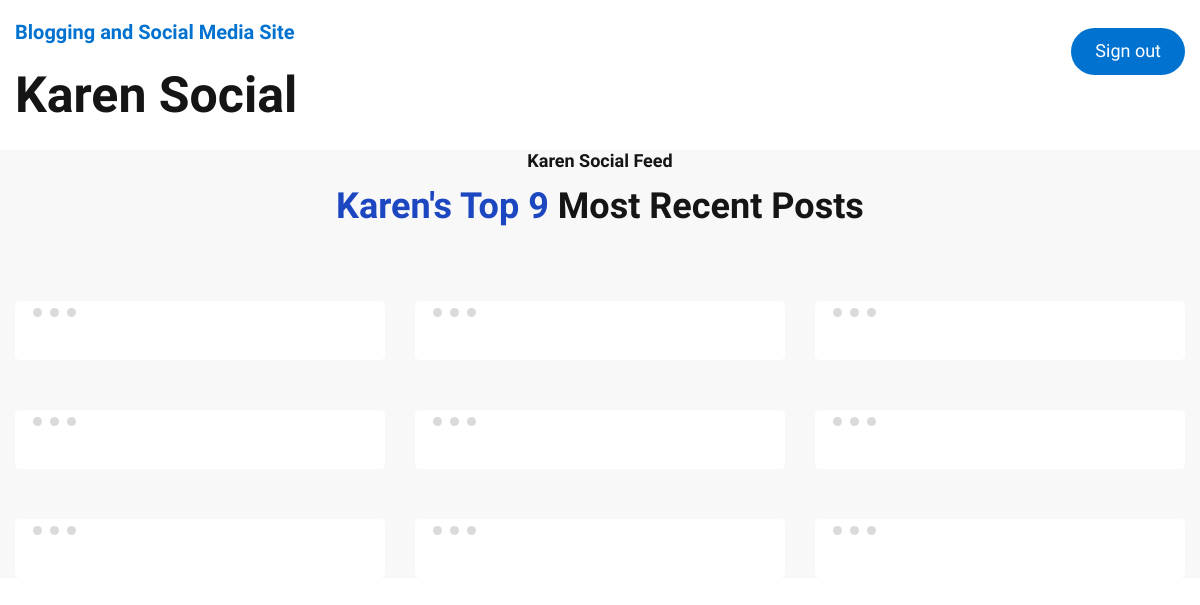
The app's page /entity/index.php, older data.
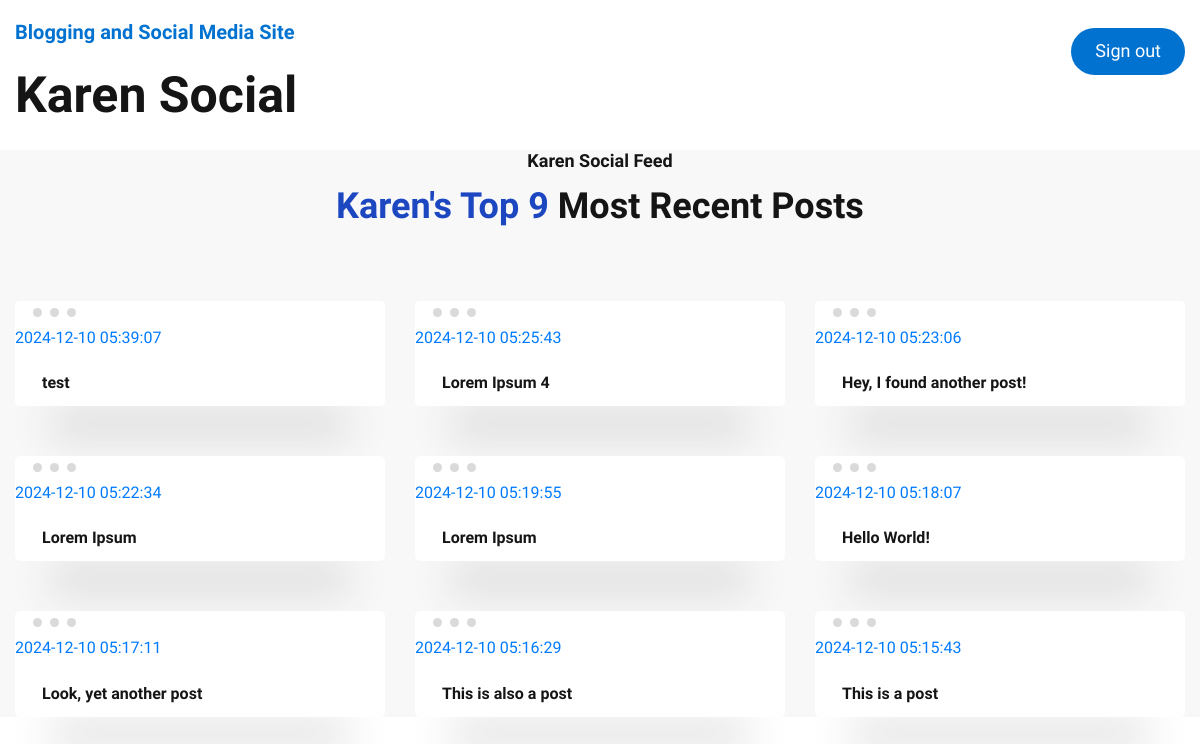
The same page, newer data.
### tables this page shows
CREATE TABLE `posts` (
  `postID` int(10) UNSIGNED NOT NULL,
  `userID` int(10) UNSIGNED NOT NULL,
  `title` varchar(150) NOT NULL,
  `contents` varchar(500) NOT NULL,
  `date_time` datetime NOT NULL
);

### entity/index.php (the view, shortened to what this page needs)
<?php
require_once("../db.php");
?>
<html class="no-js" lang="zxx">
<head>
    <link rel="stylesheet" href="assets/css/vendor/bootstrap.min.css">
    <link rel="stylesheet" href="assets/css/vendor/font-awesome.min.css">
    <link rel="stylesheet" href="assets/css/plugins/slick.min.css">
    <link rel="stylesheet" href="assets/css/plugins/animate.css">
    <link rel="stylesheet" href="assets/css/style.css">
</head>
<body>
    <header class="header-area">
        <div class="main-menu-wrapper sticky header-transparent">
            <div class="container custom-container">
                <div class="row align-items-center justify-content-between">
                    <div class="col-6">
                        <div class="buy-btn text-right">
                            <a href="../signOut.php" class="btn btn-all" >Sign out</a>
                        </div>
                    </div>
                </div>
            </div>
        </div>
    </header>
    <main>
        <section class="main-menu-wrapper section-padding pb-10">
                <div class="container custom-container">
                    <div class="row align-items-center justify-content-between">
                        <div class="col-6">
                            <div class="hero-slider-content">
                                <h4 class="slide-subtitle pb-3">Blogging and Social Media Site</h4>
                                <h2 class="slide-title">Karen Social</h2>
                            </div>
						</div>
                    </div>
                </div>
        </section>
        <section class="demo-section gray-bg section-padding">
            <div class="container">
                <div class="row">
                    <div class="col-12">
                        <div class="section-title section-space text-center">
                            <h5 class="sub-title pb-3">Karen Social Feed</h5>
                            <h2 class="h1 title"><span>Karen's Top 9</span> Most Recent Posts</h2>
                        </div>
                    </div>
                </div>
                <div class="row mtn-50">
					<?php
                    $stmt = $db->query("SELECT postID, date_time, title FROM posts ORDER BY postID DESC LIMIT 9");
                    $post = $stmt->fetchAll();
                    for ($i = 0; $i<9;$i++){
					?>
                    <div class="col-md-4">
                        <div class="demo-preview-item mt-50">
                            <a href ="detail.php?post_id=<?=$post[$i][0]?>">
                                <div class="demo-item">
                                    <div class="dots">
                                        <div class="dot"></div>
                                        <div class="dot"></div>
                                        <div class="dot"></div>
                                    </div>
                                    <div class="demo-item__thumb">
                                        <p><?=$post[$i][1]?></p>
                                    </div>
                                    <div class="demo-item__info">
                                        <h6><?=$post[$i][2]?></h6>
                                    </div>
                                </div>
                            </a>
                        </div>
                    </div>
					<?php
                     };
                     ?>
                </div>
            </div>
        </section>
    </main>
</body>
</html>

Row changes from the older to the newer data that the page shows:
added posts: date_time "2024-12-10 05:39:07", title "test"
added posts: date_time "2024-12-10 05:25:43", title "Lorem Ipsum 4"
added posts: date_time "2024-12-10 05:23:06", title "Hey, I found another post!"
added posts: date_time "2024-12-10 05:22:34", title "Lorem Ipsum"
added posts: date_time "2024-12-10 05:19:55", title "Lorem Ipsum"
added posts: date_time "2024-12-10 05:18:07", title "Hello World!"
added posts: date_time "2024-12-10 05:17:11", title "Look, yet another post"
added posts: date_time "2024-12-10 05:16:29", title "This is also a post"
added posts: date_time "2024-12-10 05:15:43", title "This is a post"
